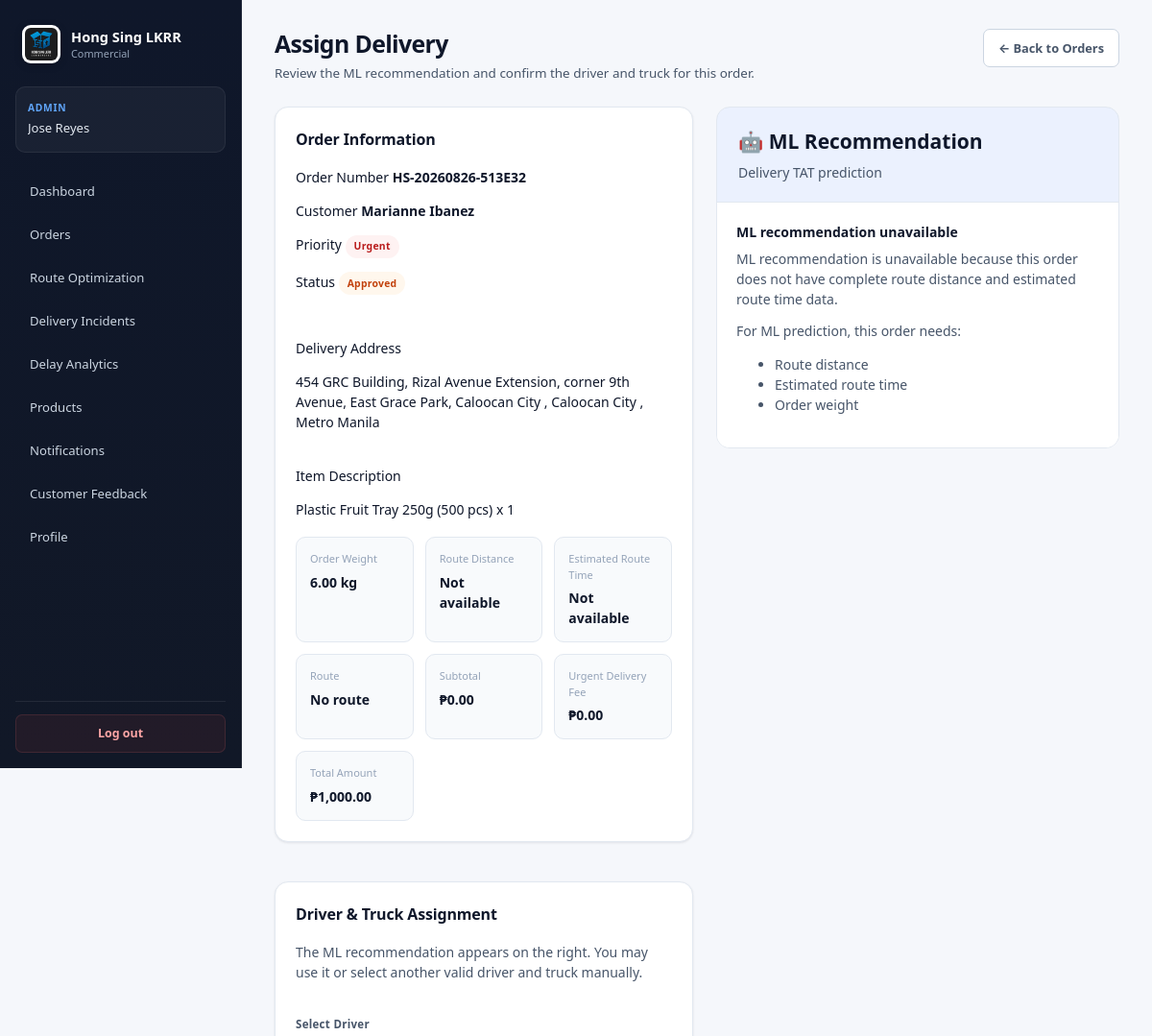
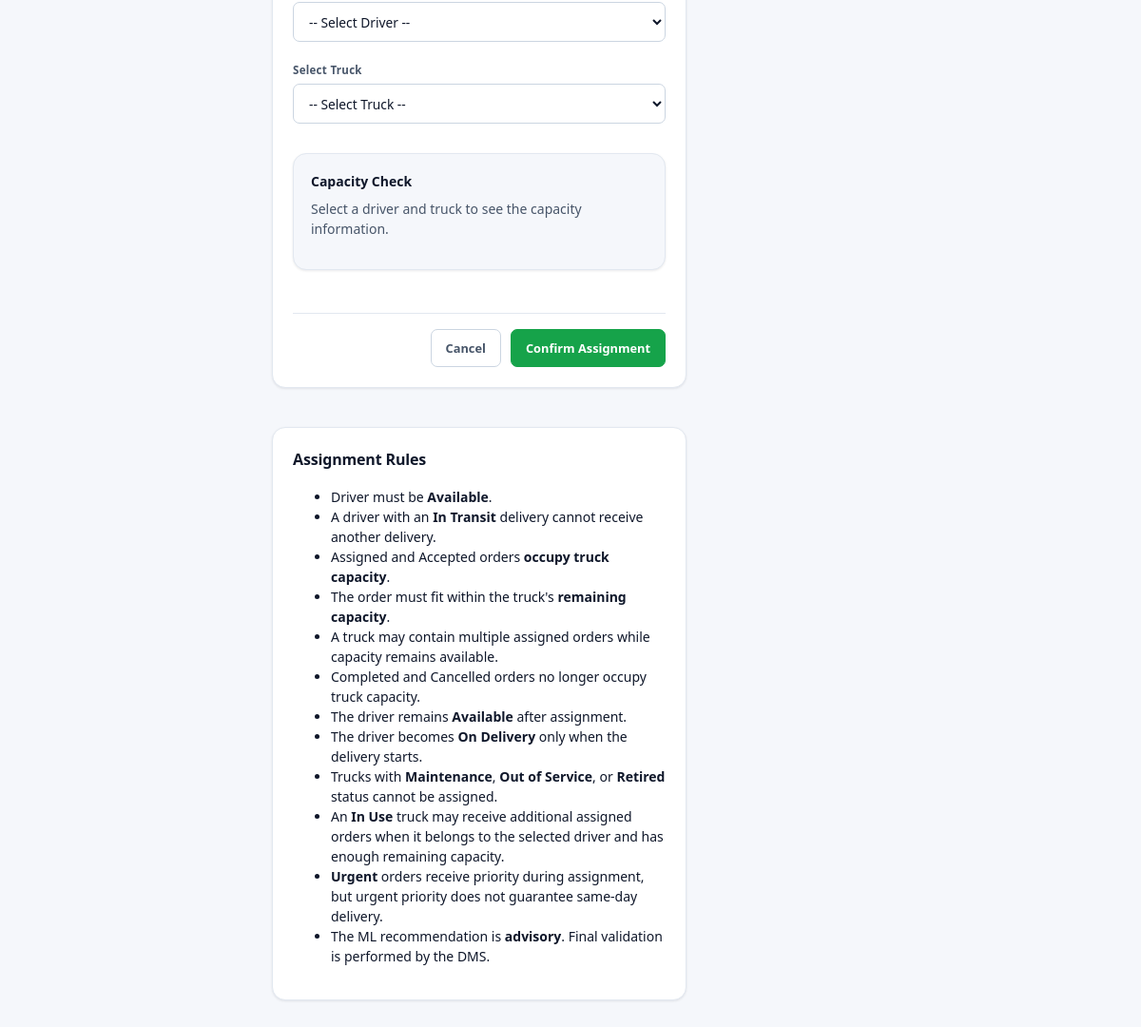
The app's page /admin/assign_delivery.php?order_id=7 (signed in) with its own data (2 pictures, top to bottom).
### tables this page shows
CREATE TABLE `order` (
  `order_id` int(11) NOT NULL,
  `order_number` varchar(50) NOT NULL,
  `customer_id` int(11) NOT NULL,
  `driver_id` int(11) DEFAULT NULL,
  `truck_id` int(11) DEFAULT NULL,
  `route_id` int(11) DEFAULT NULL,
  `item_description` text NOT NULL,
  `subtotal` decimal(10,2) NOT NULL DEFAULT 0.00,
  `urgent_fee` decimal(10,2) NOT NULL DEFAULT 0.00,
  `total_amount` decimal(10,2) NOT NULL,
  `total_weight` decimal(12,2) NOT NULL DEFAULT 0.00,
  `total_weight_kg` decimal(10,2) NOT NULL DEFAULT 0.00,
  `order_date` date NOT NULL,
  `expected_delivery_date` date DEFAULT NULL,
  `priority_level` enum('Normal','Urgent') NOT NULL DEFAULT 'Normal',
  `completion_status` enum('Pending','Approved','Assigned','Accepted','In Transit','Completed','Cancelled') NOT NULL DEFAULT 'Pending',
  `created_at` datetime NOT NULL DEFAULT current_timestamp(),
  `approved_at` datetime DEFAULT NULL,
  `assigned_at` datetime DEFAULT NULL,
  `accepted_at` datetime DEFAULT NULL,
  `started_at` datetime DEFAULT NULL,
  `completed_at` datetime DEFAULT NULL,
  `cancelled_at` datetime DEFAULT NULL
);

CREATE TABLE `customer` (
  `customer_id` int(11) NOT NULL,
  `full_name` varchar(100) NOT NULL,
  `email` varchar(100) NOT NULL,
  `email_verified` tinyint(1) NOT NULL DEFAULT 0,
  `email_verified_at` datetime DEFAULT NULL,
  `password_hash` varchar(255) NOT NULL,
  `phone_number` varchar(20) NOT NULL,
  `address` varchar(255) NOT NULL,
  `city` varchar(100) NOT NULL,
  `province` varchar(100) NOT NULL,
  `created_at` datetime NOT NULL DEFAULT current_timestamp(),
  `latitude` decimal(10,7) DEFAULT NULL,
  `longitude` decimal(10,7) DEFAULT NULL,
  `phone_verified` tinyint(1) NOT NULL DEFAULT 0,
  `phone_verified_at` datetime DEFAULT NULL
);

### admin/assign_delivery.php (the view, shortened to what the rows shown need)
<?php
$db = Database::getConnection();
$orderId = (int) (
    $_GET['order_id']
    ?? $_POST['order_id']
    ?? 0
);
$orderStmt = $db->prepare("
    SELECT
        o.order_id,
        o.order_number,
        o.customer_id,
        o.driver_id,
        o.truck_id,
        o.route_id,
        o.item_description,
        o.subtotal,
        o.urgent_fee,
        o.total_amount,
        o.total_weight,
        o.total_weight_kg,
        o.order_date,
        o.expected_delivery_date,
        o.priority_level,
        o.completion_status,
        c.full_name AS customer_name,
        c.phone_number AS customer_phone,
        c.address AS customer_address,
        c.city AS customer_city,
        c.province AS customer_province,
        r.route_code,
        r.path_details,
        r.estimated_distance,
        r.estimated_time
    FROM `order` o
    LEFT JOIN customer c
        ON c.customer_id = o.customer_id
    LEFT JOIN route r
        ON r.route_id = o.route_id
    WHERE o.order_id = ?
    LIMIT 1
");
$orderStmt->execute([
    $orderId
]);
$order =
    $orderStmt->fetch(
        PDO::FETCH_ASSOC
    );
$isViewOnly = in_array(
    $order['completion_status'],
    ['Assigned', 'Accepted', 'In Transit'],
    true
);
$currentAssignment = null;
$deliveryStageTitle = 'Ready for Assignment';
$deliveryStageText = 'Select a driver and truck for this approved order.';
$orderWeight =
    (float) (
        $order['total_weight_kg']
        ?? $order['total_weight']
        ?? 0
    );
?>
<!DOCTYPE html>
<html lang="en">
<head>
<link
    rel="stylesheet"
    href="<?= BASE_URL ?>assets/css/theme.css"
>
</head>
<body>
<?php
require __DIR__ .
    '/../includes/header.php';
?>
<main class="app-main">
<div class="page-header">
    <div>
        <h1>
            <?= $isViewOnly ? 'View Assignment' : 'Assign Delivery' ?>
        </h1>
    </div>
</div>
<div class="assignment-layout">
<div class="assignment-main">
<div class="card panel">
    <h2>
        Order Information
    </h2>
    <div class="stat-grid">
        <div>
            <span class="stat-label">
                Order Number
            </span>
            <strong>
                <?= htmlspecialchars(
                    $order['order_number']
                ) ?>
            </strong>
        </div>
        <div>
            <span class="stat-label">
                Customer
            </span>
            <strong>
                <?= htmlspecialchars(
                    $order['customer_name']
                    ?? '-'
                ) ?>
            </strong>
        </div>
        <div>
            <span class="stat-label">
                Status
            </span>
            <span
                class="status-pill status-pending"
            >
                <?= htmlspecialchars(
                    $order['completion_status']
                ) ?>
            </span>
        </div>
    </div>
    <br>
    <div>
        <span class="stat-label">
            Delivery Address
        </span>
        <p>
            <?= htmlspecialchars(
                $order['customer_address']
                ?? '-'
            ) ?>
            <?php if (
                !empty(
                    $order['customer_city']
                )
            ): ?>
                ,
                <?= htmlspecialchars(
                    $order['customer_city']
                ) ?>
            <?php endif; ?>
            <?php if (
                !empty(
                    $order['customer_province']
                )
            ): ?>
                ,
                <?= htmlspecialchars(
                    $order['customer_province']
                ) ?>
            <?php endif; ?>
        </p>
    </div>
    <br>
    <div>
        <span class="stat-label">
            Item Description
        </span>
        <p>
            <?= nl2br(
                htmlspecialchars(
                    $order['item_description']
                    ?? '-'
                )
            ) ?>
        </p>
    </div>
    <div class="route-info">
        <div class="route-info-item">
            <span>
                Order Weight
            </span>
            <strong>
                <?= number_format(
                    $orderWeight,
                    2
                ) ?>
                kg
            </strong>
        </div>
        <div class="route-info-item">
            <span>
                Subtotal
            </span>
            <strong>
                ₱<?= number_format(
                    (float) (
                        $order['subtotal']
                        ?? $order['total_amount']
                    ),
                    2
                ) ?>
            </strong>
        </div>
        <div class="route-info-item">
            <span>
                Urgent Delivery Fee
            </span>
            <strong>
                ₱<?= number_format(
                    (float) (
                        $order['urgent_fee']
                        ?? 0
                    ),
                    2
                ) ?>
            </strong>
        </div>
        <div class="route-info-item">
            <span>
                Total Amount
            </span>
            <strong>
                ₱<?= number_format(
                    (float)
                    $order['total_amount'],
                    2
                ) ?>
            </strong>
        </div>
    </div>
</div>
<br>
<?php if ($isViewOnly): ?>
<div class="assignment-status-card">
    <div class="assignment-status-top">
        <div>
            <h2 class="assignment-status-title">
                <?= htmlspecialchars($deliveryStageTitle) ?>
            </h2>
            <p class="assignment-status-text">
                <?= htmlspecialchars($deliveryStageText) ?>
            </p>
        </div>
        <span class="assignment-status-badge">
            <?= htmlspecialchars($order['completion_status']) ?>
        </span>
    </div>
    <div class="current-assignment-grid">
        <div class="current-assignment-item">
            <span>Assigned Driver</span>
            <strong>
                <?= htmlspecialchars($currentAssignment['driver_name'] ?? 'Not assigned') ?>
            </strong>
        </div>
        <div class="current-assignment-item">
            <span>Driver Status</span>
            <strong>
                <?= htmlspecialchars($currentAssignment['driver_status'] ?? '-') ?>
            </strong>
        </div>
        <div class="current-assignment-item">
            <span>Assigned Truck</span>
            <strong>
                <?= htmlspecialchars($currentAssignment['plate_number'] ?? 'Not assigned') ?>
            </strong>
        </div>
        <div class="current-assignment-item">
            <span>Truck Model</span>
            <strong>
                <?= htmlspecialchars($currentAssignment['truck_model'] ?? '-') ?>
            </strong>
        </div>
        <div class="current-assignment-item">
            <span>Driver Contact</span>
            <strong>
                <?= htmlspecialchars($currentAssignment['driver_phone'] ?? '-') ?>
            </strong>
        </div>
        <div class="current-assignment-item">
            <span>Current Delivery Stage</span>
            <strong>
                <?= htmlspecialchars($deliveryStageTitle) ?>
            </strong>
        </div>
    </div>
</div>
<?php else: ?>
<div class="card panel">
    <h2>
        Driver & Truck Assignment
    </h2>
    <br>
</div>
<br>
<?php endif; ?>
<div class="card panel">
    <h2>
        Assignment Rules
    </h2>
</div>
</div>
<aside class="assignment-side">
<div class="ml-card">
<div class="ml-card-header">
    <h2>
        🤖 ML Recommendation
    </h2>
</div>
</div>
</aside>
</div>
</main>
</body>
</html>

### records on screen
order: order_number "HS-20260826-513E32", customer.full_name "Marianne Ibanez", completion_status "Approved", customer.address "454 GRC Building, Rizal Avenue Extension, corner 9th Avenue, East Grace Park, Caloocan City", customer.city "Caloocan City", customer.province "Metro Manila", item_description "Plastic Fruit Tray 250g (500 pcs) x 1", total_weight_kg "6.00", subtotal "0.00", urgent_fee "0.00", total_amount "1,000.00"

### other values on screen
currentRole() "ADMIN"
$_SESSION['full_name'] "Jose Reyes"
$item['label'] "Dashboard"
$item['label'] "Orders"
$item['label'] "Route Optimization"
$item['label'] "Delivery Incidents"
$item['label'] "Delay Analytics"
$item['label'] "Products"
$item['label'] "Notifications"
$item['label'] "Customer Feedback"
$item['label'] "Profile"
$order['route_code'] "No route"
$mlServiceError "ML recommendation is unavailable because this order does not have complete route distance and estimated route time data."
